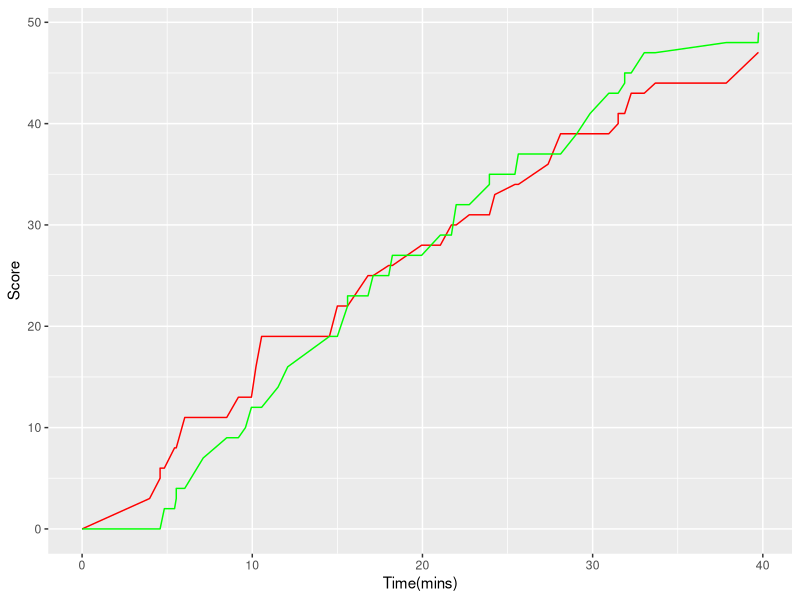

R code for this plot: (Note: this script raises an error after producing the figure.)
# Exercise 10

#Question1

setwd("C:/Users/cdmix/Desktop/Biocomputing/Biocomputing-Ex-10/")
library(ggplot2)

#Problem 1
##read in the .txt file with the data
game <- read.table("UWvMSU_1-22-13.txt",header=TRUE)
##create empty matrices for each team's running total as time progresses
uw <- data.frame(time=0,team=0,score=0)
msu <- data.frame(time=0,team=0,score=0)
##create a for loop that creates a dataframe with a cumulative score for each team whenever either team scores
for(i in 1:nrow(game)){
  if(game$team[i]=="UW"){
    uw[i,] <- game[i,]
    msu[i,] <- c(0,0,0)
  }else{
    msu[i,] <- game[i,]
    uw[i,] <- c(0,0,0)
  }
}
##create a cumulative score dataset for each team
uwscore <- numeric(length(uw))
msuscore <- numeric(length(msu))

for(i in 1:length(msu$score)){
  msuscore[i] <- sum(msu$score[1:i])
}

for(i in 1:length(uw$score)){
  uwscore[i] <- sum(uw$score[1:i])
}

##combine with times
score <- data.frame(game$time,uwscore,msuscore)
##add zero to the beginning of the scores
init <- c(0,0,0)
score <- rbind(init,score)
##plot each dataset
ggplot(score,aes(x=game.time))+
  geom_line(aes(y=uwscore),color="red")+
  geom_line(aes(y=msuscore),color="green")+
  ylab("Score")+
  xlab("Time(mins)")

#Question 2

#sample a random number
num <- as.numeric(sample(1:100,1))
#10 guesses until the game is over
for(i in 1:10){
  #if guess number is 10, game over
  if(i==10){
    print(paste('Game over! Ran out of guesses. The correct answer was:',num,sep=' '))
    break
    #if guess is lower than guess 10, prompt for the user guess
  }else{
    guess <- as.numeric(readline('Guess: '))
  }
  #correct guess  
  if(guess == num){
    print("Correct!")
    #guess too high
  }else if(guess>num){
    print('Lower')
    #guess too low
  }else{
    print('Higher')
  } 
}    